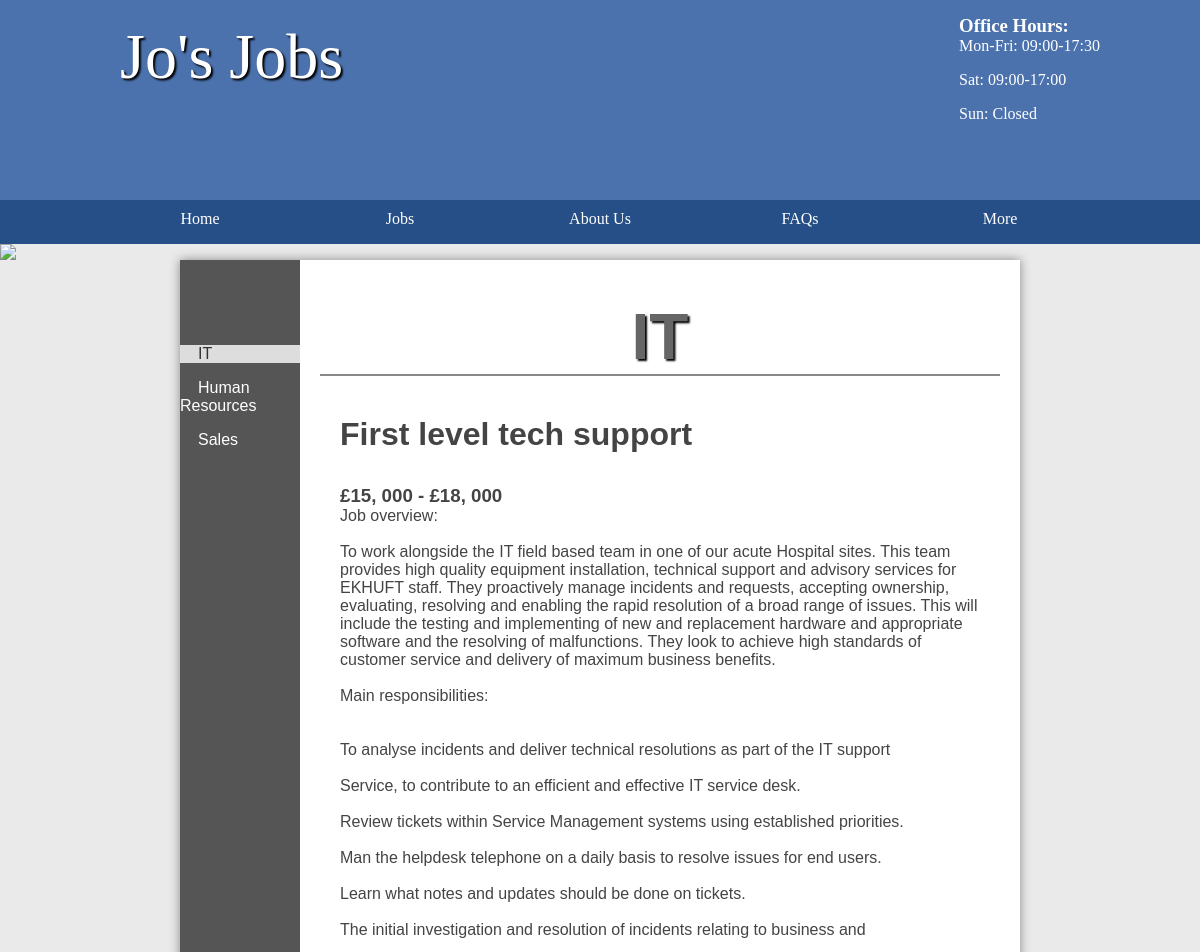
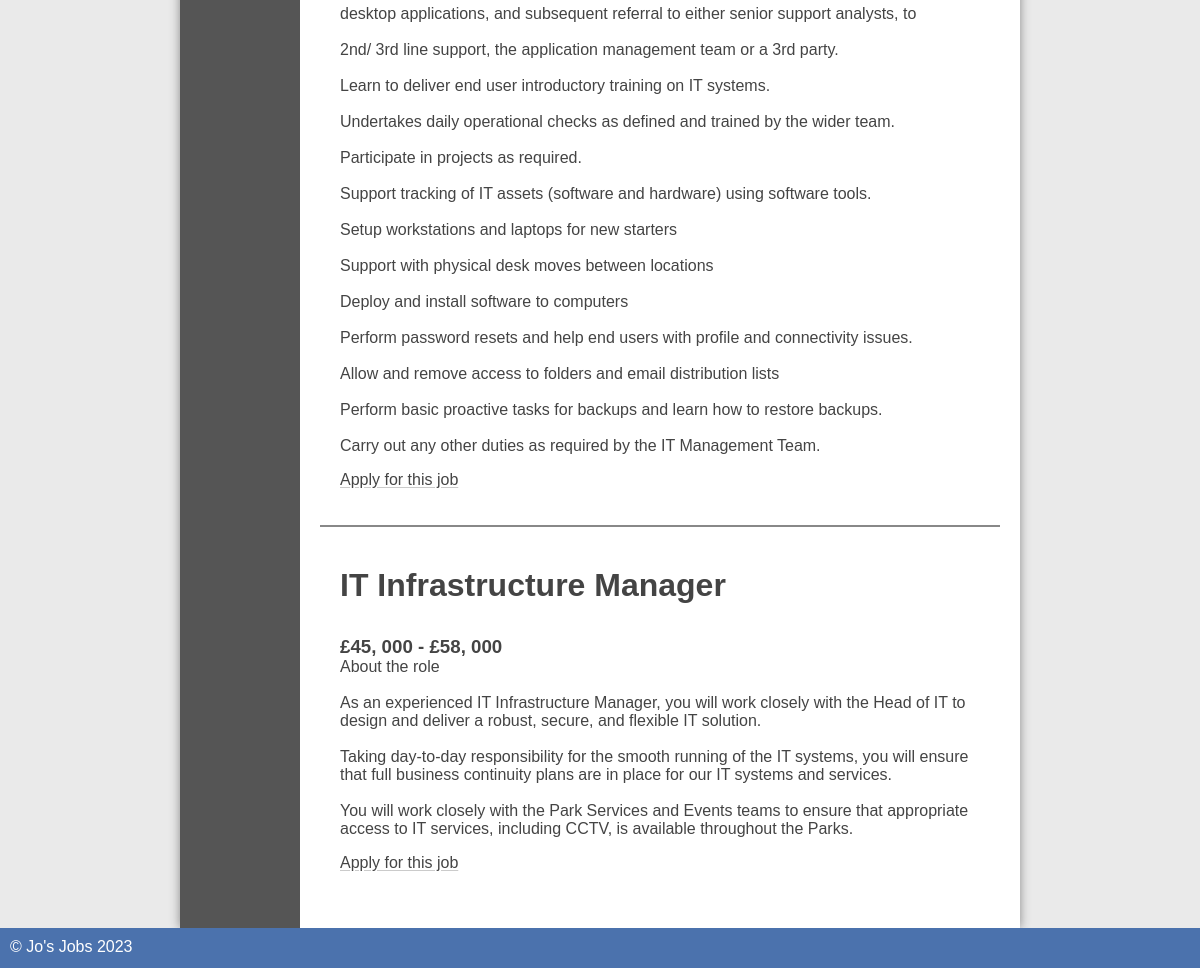
Page /jobs/public/jobs.php on the committed database (2 pictures, top to bottom).
### tables this page shows
CREATE TABLE `category` (
  `id` int(11) NOT NULL AUTO_INCREMENT,
  `name` varchar(45) DEFAULT NULL,
  PRIMARY KEY (`id`)
);

CREATE TABLE `job` (
  `id` int(11) NOT NULL AUTO_INCREMENT,
  `title` varchar(45) DEFAULT NULL,
  `description` longblob DEFAULT NULL,
  `salary` varchar(45) DEFAULT NULL,
  `closingDate` date DEFAULT NULL,
  `categoryId` int(11) DEFAULT NULL,
  `location` varchar(255) DEFAULT NULL,
  `archived` tinyint(1) DEFAULT 0,
  `accountId` int(11) DEFAULT NULL,
  PRIMARY KEY (`id`)
);

### jobs/classes/database.php (called while the page is built, shortened)
<?php
class Database extends stdClass {
    public function __construct($user = "student", $password = "student", $dbname = "job", $host = "mysql") {
        $this->pdo = new PDO("mysql:host=$host;dbname=$dbname", $user, $password);
    }
    public function __get($name) {
        return $this->$name;
    }
}

### jobs/classes/table.php (called while the page is built, shortened)
<?php
class Table {
    private $pdo;
    private $table;
    public function __construct($pdoInstance, $table) {
        $this->pdo = $pdoInstance;
        $this->table = $table;
    }
    public function select(array|string $binds = [], array|string $items = '*') {
        return $this->selector($binds, $items)->fetch();
    }
    public function selectAll(array|string $binds = [], array|string $items = '*'): array {
        return $this->selector($binds, $items)->fetchAll();
    }
    private function combine($binds, $query, $keyword, $debugMode = false): string {
        if (is_string($binds))
            $query .= " $binds ";
        else if (!empty($binds)) {
            $query .= " $keyword ";
            foreach ($binds as $key => $value)
                $query .= is_int($key) ? " $value " : " $key = :$key ";
        }
        return $query;
    }
    private function bindAndExecute($binds, $query, $values = [], $keyword = 'WHERE', $debugMode = false) {
        $query = $this->combine($binds, $query, $keyword, $debugMode);
        $statement = $this->pdo->prepare($query);
        if (is_array($binds))
            foreach ($binds as $key => $value)
                if (!is_int($key))
                    $statement->bindValue($key, $value);
        $statement->execute();
        return $statement;
    }
    private function selector($binds, $items) {
        $query = "SELECT ";
        $query .= "$items FROM $this->table";
        $statement = $this->bindAndExecute($binds, $query);
        return $statement;
    }
}

### jobs/include/utils.php (called while the page is built, shortened)
<?php
function createHead($title = "Home") {
    global $categories, $db;
    $db ??= new Database();
    $categories = $db->category->selectAll();
    require 'top-section.html.php';
}

### jobs/public/jobs.php (the view, shortened to what this page needs)
<?php
require_once "../include/utils.php";
$jobId = $_GET['jobId'] ?? $_POST['jobId'] ?? null;
$job = null;
$category = null;
$db ??= new Database();
if (!$job && !$category) {
    $category = $db->category->select();
}
$categoryName = $category['name'] ?? null;
$categoryId = $category['id'] ?? null;
createHead("$categoryName Jobs");
?>
<main class="sidebar">
    <section class="left">
        <ul>
            <?php foreach ($categories as $cat) { ?>
                <li <?= $category && $cat['id'] == $categoryId ? 'class="current"' : '' ?>>
                    <a href="?categoryId=<?= $cat['id'] ?>"><?= $cat['name'] ?></a>
                </li>
            <?php } ?>
        </ul>
    </section>
    <section class="right">
        <h1><?= $categoryName ?></h1>
        <ul class="listing">
            <?php
            $jobs = $db->job->selectAll(['categoryId' => $categoryId, 'AND', 'archived' => 0, 'AND', 'closingDate > ', (new DateTime())->format('Y-m-d')]);
            if (!$jobs)
                echo '<p>No unexpired jobs in this category yet.</p>';
            else {
                if ($job) { ?>
                <?php }
                foreach ($jobs as $job) { ?>
                    <?php if ($job['id'] != $jobId) { ?>
                        <li>
                            <div class="details">
                                <h2><?= $job['title'] ?></h2>
                                <h3><?= $job['salary'] ?></h3>
                                <p><?= nl2br($job['description']) ?></p>
                                <a class="more" href="/apply.php?jobId=<?= $job['id'] ?>">Apply for this job</a>
                            </div>
                        </li>
                    <?php } ?>
                <?php } ?>
            <?php } ?>
        </ul>
    </section>
</main>
<?php include '../include/footer.html.php'; ?>

### jobs/public/styles.css (style rules this page uses)
* { margin: 0; padding: 0; box-sizing: border-box; }
html { font-family: 'Oxygen-Regular', verdana, sans-serif; }
main :is(section.left h3, ul) { margin-left: 3em; margin-left: 10%; margin: 0; }
main :is(section.left h3, ul > li > a) { padding-left: 15%; padding-top: 4px; padding-bottom: 4px; }
main a { color: #333; }
h1 { font-size: 4em; color: white; text-align: center; padding-top: 20px; text-shadow: 2px 2px 2px #000; }
main { min-height: 50vh; background-color: #fff; width: 70vw; display: block; margin: auto; box-shadow: 0px 0px 10px #888; color: #444; }
main h2 { font-size: 2em; margin-top: 20px; }
p, li, h2 { margin-bottom: 1em; }
.left ul { list-style-type: none }
section a { color: #444; }
.stock, .sidebar { display: table; }
.stock>ul, .sidebar .left { width: 10vw; list-style-type: none; display: table-cell; background-color: #555; margin: 0; }
.stock .products, .sidebar .right { display: table-cell; padding: 20px; }
.stock>ul a, .sidebar .left :is(h3, a) { text-decoration: none; }
.stock>ul a, .sidebar .left :is(h3, a:not(.current)) { color: white; }
.listing li { border-top: 2px solid #888; padding: 20px; overflow: auto; }
.current { background-color: #ddd; color: #333; display: block; }
.current a { color: #333 !important; }
.right { padding: 20px; }
main h1 { color: #666; }
:is(section a, .link) { text-decoration: underline #44444447; text-underline-offset: 2px; transition: text-decoration-color, color 0.2s; }

### rows in the picture
category: name "IT"
category: name "Human Resources"
category: name "Sales"
job: title "First level tech support", salary "£15, 000 - £18, 000", description "Job overview: To work alongside the IT field based team in one of our acute Hospital sites. This team provides high quality equipment installation, technical support and advisory services for EKHUFT staff. They proactively manage incidents and requests, accepting ownership, evaluating, resolving and enabling the rapid resolution of a broad range of issues. This will include the testing and implementing of new and replacement hardware and appropriate software and the resolving of malfunctions. They look to achieve high standards of customer service and delivery of maximum business benefits. Main responsibilities: To analyse incidents and deliver technical resolutions as part of the IT…"
job: title "IT Infrastructure Manager", salary "£45, 000 - £58, 000", description "About the role As an experienced IT Infrastructure Manager, you will work closely with the Head of IT to design and deliver a robust, secure, and flexible IT solution. Taking day-to-day responsibility for the smooth running of the IT systems, you will ensure that full business continuity plans are in place for our IT systems and services. You will work closely with the Park Services and Events teams to ensure that appropriate access to IT services, including CCTV, is available throughout the Parks."
